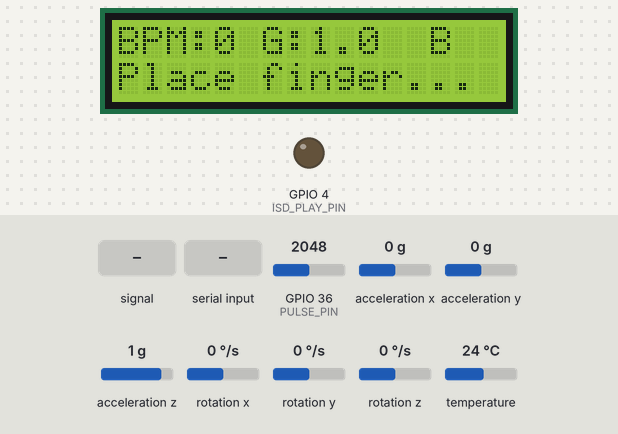
Simulated run of this sketch. Board: ESP32. On the bench: 16×2 character LCD, output pins drawn as LEDs (lit = HIGH). The inputs (shaded band) are chosen by the test bench; at power-on: acceleration x 0 g, GPIO 36 (PULSE_PIN) = 2048, acceleration y 0 g, acceleration z 1 g, rotation x 0 °/s, rotation y 0 °/s, rotation z 0 °/s, temperature 24 °C. WiFi joins after 1.5 s; servers stay silent unless stated; uploads are accepted with an empty reply; what the sketch prints to the serial monitor is not drawn.

Above: at 2.7 s.
2.8 s: GPIO 36 (PULSE_PIN) fed a 200 Hz sine of ±327 counts around its level
At 4.3 s:
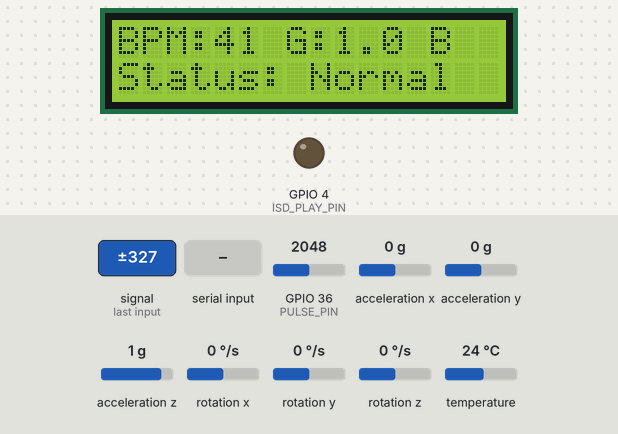
5.8 s: "O" received over Serial
At 7.2 s:
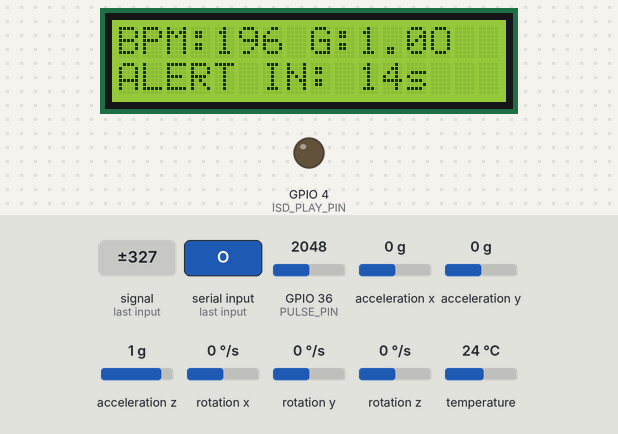
8.8 s: "X" received over Serial
At 10.2 s:
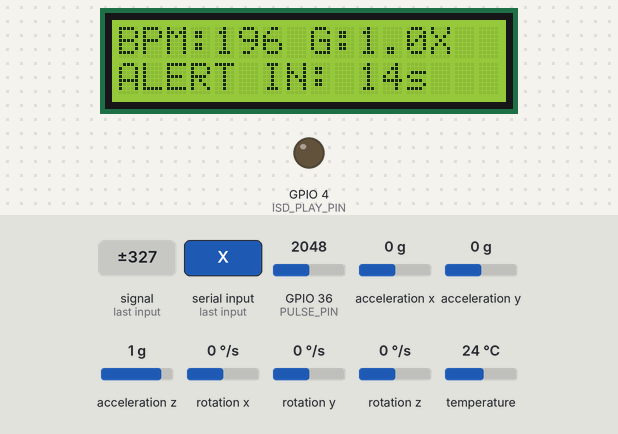
11.8 s: acceleration x set to -1.4 g
At 13.0 s:
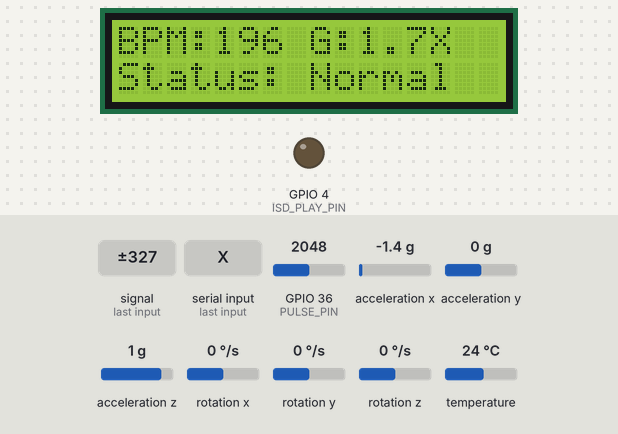
14.1 s: "S" received over Serial
At 15.2 s:
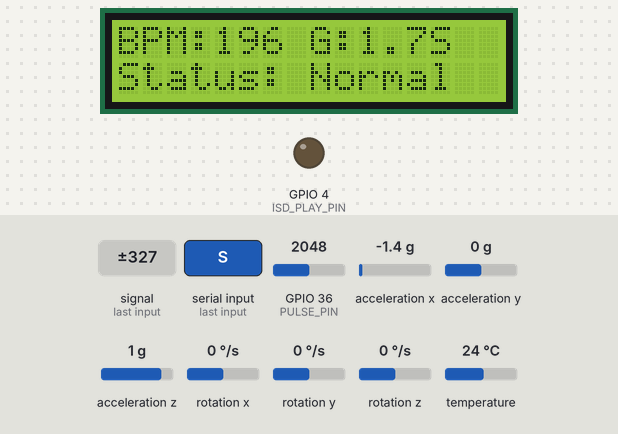
17.1 s: acceleration x set to 0 g
At 25.5 s:
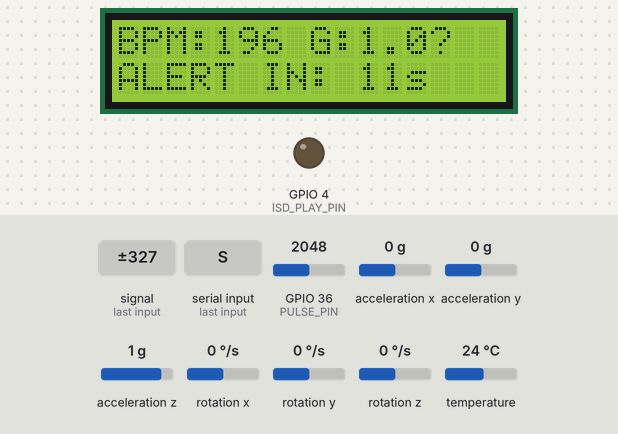
Timing chart, 0 to 27.0 s (numbered marks = the images above; inputs shaded):
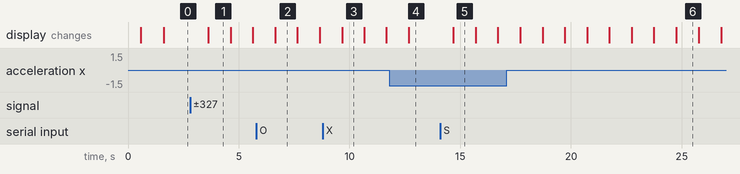

The sketch:

main.ino
```cpp
/*
 * PRISM PULSE — ESP32 NodeMCU Firmware (Multi-Factor + Cloud Edition)
 * Sensors: Analog Pulse Sensor (GPIO36) | MPU6050 (I2C) | ISD1820 (GPIO4) | I2C LCD
 *
 * Logic: Triggers ISD1820 only if High BPM + Low Movement is sustained for 15s.
 * Cloud:  Non-blocking WiFi HTTP POST to PRISM API every TX_INTERVAL ms.
 */

#include <Wire.h>
#include <LiquidCrystal_I2C.h>
#include <Adafruit_MPU6050.h>
#include <Adafruit_Sensor.h>
#include <WiFi.h>
#include <HTTPClient.h>

// WiFi & API credentials live in secrets.h (gitignored — never commit real values)
#include "secrets.h"

#ifndef WIFI_SSID
#error "secrets.h missing — copy secrets.example.h to secrets.h and fill in your values"
#endif

// ── Pin Definitions ───────────────────────────────────────────────
#define PULSE_PIN       36    // Analog Pulse Sensor (S) → GPIO36
#define ISD_PLAY_PIN    4     // ISD1820 P-E trigger → GPIO4

// ── Devices ───────────────────────────────────────────────────────
LiquidCrystal_I2C lcd(0x27, 16, 2);
Adafruit_MPU6050 mpu;

bool lcdFound = false;
bool mpuFound = false;

// ── Pulse Sensor Variables ────────────────────────────────────────
const int THRESHOLD = 2000;
const unsigned long MIN_IBI_MS = 300;
const unsigned long MAX_IBI_MS = 2000;
const unsigned long BPM_TIMEOUT_MS = 3000;
int pulseValue = 0;
bool pulseDetected = false;

unsigned long lastBeatTime = 0;
unsigned long lastValidBeatTime = 0;
int BPM = 0;
unsigned long IBI = 600;

// ── Multi-Factor Logic Variables ──────────────────────────────────
const int BPM_THRESHOLD = 110;
const float MOVEMENT_THRESHOLD = 1.2;
const unsigned long SUSTAINED_DURATION_MS = 15000;

unsigned long anomalyStartTime = 0;
bool anomalyActive = false;
unsigned long lastISDTrigger = 0;

float currentGForce = 1.0;

// ── Timing ────────────────────────────────────────────────────────
unsigned long lastSampleMs   = 0;
unsigned long lastDisplayMs  = 0;
unsigned long lastSerialMs   = 0;
unsigned long lastTxMs       = 0;

// ── Pi Status (LCD indicator from Raspberry Pi) ────────────────────
char piStatusChar = 'B';          // default: Booting
unsigned long lastPiStatusMs = 0;

const long SAMPLE_INTERVAL   = 20;     // 50 Hz sampling for pulse
const long DISPLAY_INTERVAL  = 1000;   // Update LCD every 1s
const long SERIAL_INTERVAL   = 1000;   // Serial log every 1s
const long TX_INTERVAL       = 5000;   // Cloud transmit every 5s

// ── WiFi State Machine ────────────────────────────────────────────
enum WifiState { WIFI_DISCONNECTED, WIFI_CONNECTING, WIFI_CONNECTED };
WifiState wifiState = WIFI_DISCONNECTED;
unsigned long lastWifiAttemptMs = 0;
const long WIFI_RETRY_INTERVAL = 30000; // Retry WiFi every 30s
int wifiConnectionAttempts = 0;

// ── HTTP TX State Machine ─────────────────────────────────────────
enum TxState { TX_IDLE, TX_BUSY };
TxState txState = TX_IDLE;

// ──────────────────────────────────────────────────────────────────
bool initLCD(uint8_t addr) {
  Wire.beginTransmission(addr);
  if (Wire.endTransmission() != 0) return false;
  lcd = LiquidCrystal_I2C(addr, 16, 2);
  lcd.init();
  lcd.backlight();
  lcd.clear();
  return true;
}

void triggerISD1820(const char* reason) {
  if (millis() - lastISDTrigger < 10000) return;

  Serial.print("[ISD1820] Trigger: "); Serial.println(reason);
  digitalWrite(ISD_PLAY_PIN, HIGH);
  delay(100);
  digitalWrite(ISD_PLAY_PIN, LOW);

  lastISDTrigger = millis();
}

// ── Non-blocking WiFi connection state machine ────────────────────
void handleWiFi() {
  unsigned long now = millis();

  switch (wifiState) {
    case WIFI_DISCONNECTED:
      if (now - lastWifiAttemptMs >= WIFI_RETRY_INTERVAL) {
        lastWifiAttemptMs = now;
        wifiConnectionAttempts++;
        Serial.print("[WiFi] Connecting to "); Serial.print(WIFI_SSID);
        Serial.print(" (attempt "); Serial.print(wifiConnectionAttempts); Serial.println(")");
        WiFi.begin(WIFI_SSID, WIFI_PASSWORD);
        wifiState = WIFI_CONNECTING;
      }
      break;

    case WIFI_CONNECTING:
      if (WiFi.status() == WL_CONNECTED) {
        wifiState = WIFI_CONNECTED;
        wifiConnectionAttempts = 0;
        Serial.print("[WiFi] Connected! IP: ");
        Serial.println(WiFi.localIP());
      } else if (now - lastWifiAttemptMs > 15000) {
        // Timeout after 15s — go back to disconnected for retry
        Serial.println("[WiFi] Connection timeout, will retry...");
        WiFi.disconnect(true);
        wifiState = WIFI_DISCONNECTED;
        lastWifiAttemptMs = now; // Reset timer for next retry
      }
      break;

    case WIFI_CONNECTED:
      if (WiFi.status() != WL_CONNECTED) {
        Serial.println("[WiFi] Lost connection");
        wifiState = WIFI_DISCONNECTED;
        lastWifiAttemptMs = now;
      }
      break;
  }
}

// ── Non-blocking HTTP POST ────────────────────────────────────────
void transmitReading() {
  if (wifiState != WIFI_CONNECTED || txState != TX_IDLE) return;

  // Build JSON payload matching the API format
  String alertStatus;
  if (BPM == 0) {
    alertStatus = "OK";
  } else if (anomalyActive) {
    long remaining = (SUSTAINED_DURATION_MS - (millis() - anomalyStartTime)) / 1000;
    alertStatus = "WARNING-" + String(remaining) + "s";
  } else {
    alertStatus = "OK";
  }

  String jsonPayload = "{";
  jsonPayload += "\"ts_ms\":" + String(millis()) + ",";
  jsonPayload += "\"pulse_raw\":" + String(pulseValue) + ",";
  jsonPayload += "\"bpm\":" + String(BPM) + ",";
  jsonPayload += "\"g_force\":" + String(currentGForce, 3) + ",";
  jsonPayload += "\"alert_status\":\"" + alertStatus + "\"";
  jsonPayload += "}";

  txState = TX_BUSY;

  HTTPClient http;
  http.begin(API_BASE_URL + String("/api/v1/physio/pulse/ingest"));
  http.addHeader("Content-Type", "application/json");
  http.addHeader("Authorization", "Bearer " + String(DEVICE_JWT));
  http.setTimeout(3000); // 3 second HTTP timeout

  int httpCode = http.POST(jsonPayload);

  if (httpCode > 0) {
    Serial.print("[HTTP] POST /pulse/ingest → "); Serial.print(httpCode);
    Serial.print(" — ");
    if (httpCode == 200 || httpCode == 201) {
      Serial.println("OK");
    } else {
      Serial.println("FAIL");
      String response = http.getString();
      if (response.length() > 0 && response.length() < 200) {
        Serial.print("       Response: "); Serial.println(response);
      }
    }
  } else {
    Serial.print("[HTTP] POST failed: "); Serial.println(http.errorToString(httpCode));
    // Connection error likely means WiFi dropped
    wifiState = WIFI_DISCONNECTED;
  }

  http.end();
  txState = TX_IDLE;
}

// ──────────────────────────────────────────────────────────────────
void setup() {
  Serial.begin(115200);
  delay(500);

  Serial.println("=== PRISM PULSE v5.0 (Multi-Factor + Cloud) ===");

  // ISD1820
  pinMode(ISD_PLAY_PIN, OUTPUT);
  digitalWrite(ISD_PLAY_PIN, LOW);

  // I2C (For LCD and MPU6050)
  Wire.begin(21, 22);

  // LCD
  if (initLCD(0x27)) { lcdFound = true; Serial.println("[LCD] 0x27"); }
  else if (initLCD(0x3F)) { lcdFound = true; Serial.println("[LCD] 0x3F"); }

  if (lcdFound) {
    lcd.setCursor(0, 0); lcd.print("PRISM v5");
    lcd.setCursor(0, 1); lcd.print("Booting...");
  }

  // MPU6050
  if (!mpu.begin()) {
    Serial.println("[MPU6050] Not Found! Check I2C wiring.");
  } else {
    mpuFound = true;
    Serial.println("[MPU6050] Found!");
    mpu.setAccelerometerRange(MPU6050_RANGE_4_G);
  }

  // WiFi — set to station mode, trigger first connection attempt
  WiFi.mode(WIFI_STA);
  lastWifiAttemptMs = millis() - WIFI_RETRY_INTERVAL + 2000; // Start connecting after 2s

  triggerISD1820("startup");
  delay(1000);

  Serial.println("ts_ms,pulse_raw,bpm,g_force,alert_status");
}

// ──────────────────────────────────────────────────────────────────
void loop() {
  unsigned long now = millis();

  // ── Read Pi Status Byte from UART ────────────────────────────────
  if (Serial.available() > 0) {
    char c = Serial.read();
    // Valid Pi status characters: O, X, S, E, B
    if (c == 'O' || c == 'X' || c == 'S' || c == 'E' || c == 'B') {
      piStatusChar = c;
      lastPiStatusMs = now;
    }
  }

  // ── Handle WiFi state machine (non-blocking) ────────────────────
  if (now - lastSampleMs >= SAMPLE_INTERVAL ||
      wifiState == WIFI_CONNECTING ||
      (now - lastTxMs >= TX_INTERVAL)) {
    handleWiFi();
  }

  // ── 1. Acquire Pulse Sensor (50 Hz) ─────────────────────────────
  if (now - lastSampleMs >= SAMPLE_INTERVAL) {
    lastSampleMs = now;
    pulseValue = analogRead(PULSE_PIN);

    if (pulseValue > THRESHOLD && !pulseDetected) {
      pulseDetected = true;

      if (lastBeatTime != 0) {
        IBI = now - lastBeatTime;
        if (IBI >= MIN_IBI_MS && IBI <= MAX_IBI_MS) {
          BPM = 60000 / IBI;
          lastValidBeatTime = now;
        }
      }
      lastBeatTime = now;
    }
    if (pulseValue < THRESHOLD && pulseDetected) {
      pulseDetected = false;
    }

    if (lastValidBeatTime != 0 && now - lastValidBeatTime > BPM_TIMEOUT_MS) {
      BPM = 0;
      lastBeatTime = 0;
      lastValidBeatTime = 0;
    }

    // ── 2. Acquire Kinesthetic Data (MPU6050) ─────────────────────
    if (mpuFound) {
      sensors_event_t a, g, temp;
      mpu.getEvent(&a, &g, &temp);
      currentGForce = sqrt(a.acceleration.x * a.acceleration.x +
                           a.acceleration.y * a.acceleration.y +
                           a.acceleration.z * a.acceleration.z) / 9.81;
    } else {
      currentGForce = 1.0;
    }

    // ── 3. Multi-Factor Decision Logic ─────────────────────────────
    bool isHighBPM = (BPM >= BPM_THRESHOLD);
    bool isInactive = (currentGForce <= MOVEMENT_THRESHOLD);

    if (isHighBPM && isInactive) {
      if (!anomalyActive) {
        anomalyStartTime = now;
        anomalyActive = true;
      } else {
        if (now - anomalyStartTime >= SUSTAINED_DURATION_MS) {
          triggerISD1820("Sustained High BPM + Inactivity");
          anomalyActive = false;
          anomalyStartTime = now + 10000;
        }
      }
    } else {
      anomalyActive = false;
    }

    // ── Serial Logging ────────────────────────────────────────────
    if (now - lastSerialMs >= SERIAL_INTERVAL) {
      lastSerialMs = now;
      Serial.print(now); Serial.print(",");
      Serial.print(pulseValue); Serial.print(",");
      Serial.print(BPM); Serial.print(",");
      Serial.print(currentGForce); Serial.print(",");

      if (anomalyActive) {
        long remaining = (SUSTAINED_DURATION_MS - (now - anomalyStartTime)) / 1000;
        Serial.print("WARNING-"); Serial.print(remaining); Serial.println("s");
      } else {
        Serial.println("OK");
      }
    }

    // ── Cloud Transmission (every TX_INTERVAL) ────────────────────
    if (now - lastTxMs >= TX_INTERVAL) {
      lastTxMs = now;
      transmitReading();
    }

    // ── LCD Update ────────────────────────────────────────────────
    if (lcdFound && (now - lastDisplayMs >= DISPLAY_INTERVAL)) {
      lastDisplayMs = now;

      lcd.setCursor(0, 0);
      lcd.print("BPM:"); lcd.print(BPM); lcd.print(" G:"); lcd.print(currentGForce, 1);

      // Pi status character on LCD row 0 (replaces WiFi indicator)
      // If no Pi status received for 10s, show '?'
      lcd.setCursor(13, 0);
      if (now - lastPiStatusMs < 10000) {
        lcd.print(piStatusChar);
      } else {
        lcd.print("?");
      }
      lcd.print("  ");

      lcd.setCursor(0, 1);
      if (BPM == 0) {
         lcd.print("Place finger... ");
      } else if (anomalyActive) {
        long remaining = (SUSTAINED_DURATION_MS - (now - anomalyStartTime)) / 1000;
        lcd.print("ALERT IN: "); lcd.print(remaining); lcd.print("s  ");
      } else {
        lcd.print("Status: Normal  ");
      }
    }
  }
}
```

secrets.h
```cpp
#define WIFI_SSID "test"
#define WIFI_PASSWORD "test"
#define API_BASE_URL "http://127.0.0.1"
#define DEVICE_JWT ""
```

Measured:
- after the input at 2.8 s, the display: changes after 0.83 s (image 1)
- after the input at 5.8 s, the display: changes after 0.84 s (image 2)
- after the input at 8.8 s, the display: changes after 0.86 s (image 3)
- after the input at 11.8 s, the display: changes after 0.88 s (image 4)
- after the input at 14.1 s, the display: changes after 0.60 s (image 5)
- after the input at 17.1 s, the display: first changes after 0.61 s (image 6 shows a later state)
- what the display in image 1 shows lasts 1.0 s, from 3.6 s to 4.6 s
